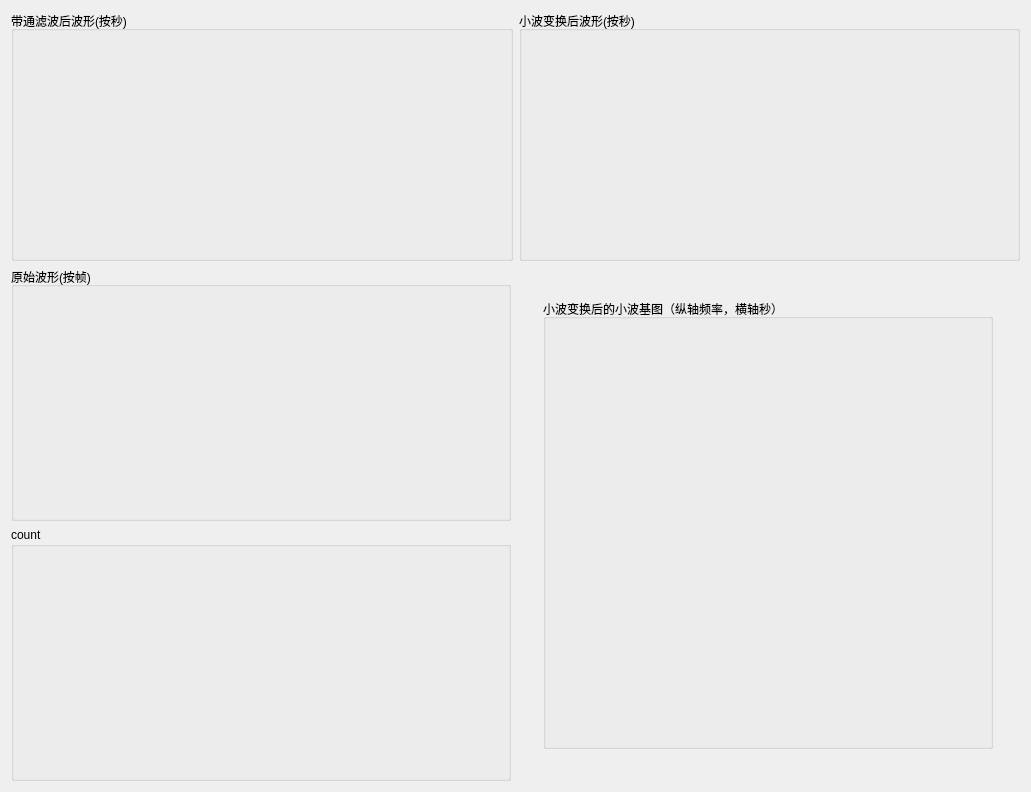
<?xml version="1.0" encoding="UTF-8"?>
<ui version="4.0">
 <class>Dialog</class>
 <widget class="QDialog" name="Dialog">
  <property name="geometry">
   <rect>
    <x>0</x>
    <y>0</y>
    <width>1031</width>
    <height>792</height>
   </rect>
  </property>
  <property name="minimumSize">
   <size>
    <width>1031</width>
    <height>792</height>
   </size>
  </property>
  <property name="maximumSize">
   <size>
    <width>1920</width>
    <height>1080</height>
   </size>
  </property>
  <property name="windowTitle">
   <string>Dialog</string>
  </property>
  <layout class="QGridLayout" name="gridLayout">
   <item row="0" column="0">
    <layout class="QHBoxLayout" name="horizontalLayout">
     <item>
      <widget class="QGroupBox" name="groupBox_2">
       <property name="minimumSize">
        <size>
         <width>500</width>
         <height>250</height>
        </size>
       </property>
       <property name="title">
        <string>带通滤波后波形(按秒)</string>
       </property>
      </widget>
     </item>
     <item>
      <widget class="QGroupBox" name="groupBox">
       <property name="minimumSize">
        <size>
         <width>500</width>
         <height>250</height>
        </size>
       </property>
       <property name="title">
        <string>小波变换后波形(按秒)</string>
       </property>
      </widget>
     </item>
    </layout>
   </item>
   <item row="1" column="0">
    <layout class="QHBoxLayout" name="horizontalLayout_3">
     <item>
      <layout class="QVBoxLayout" name="verticalLayout_2">
       <item>
        <widget class="QGroupBox" name="groupBox_4">
         <property name="minimumSize">
          <size>
           <width>500</width>
           <height>250</height>
          </size>
         </property>
         <property name="title">
          <string>原始波形(按帧)</string>
         </property>
        </widget>
       </item>
       <item>
        <widget class="QGroupBox" name="groupBox_5">
         <property name="minimumSize">
          <size>
           <width>500</width>
           <height>250</height>
          </size>
         </property>
         <property name="title">
          <string>count</string>
         </property>
        </widget>
       </item>
      </layout>
     </item>
     <item>
      <layout class="QHBoxLayout" name="horizontalLayout_2">
       <item>
        <spacer name="horizontalSpacer">
         <property name="orientation">
          <enum>Qt::Horizontal</enum>
         </property>
         <property name="sizeHint" stdset="0">
          <size>
           <width>40</width>
           <height>20</height>
          </size>
         </property>
        </spacer>
       </item>
       <item>
        <layout class="QVBoxLayout" name="verticalLayout">
         <item>
          <spacer name="verticalSpacer">
           <property name="orientation">
            <enum>Qt::Vertical</enum>
           </property>
           <property name="sizeHint" stdset="0">
            <size>
             <width>20</width>
             <height>40</height>
            </size>
           </property>
          </spacer>
         </item>
         <item>
          <widget class="QGroupBox" name="groupBox_3">
           <property name="minimumSize">
            <size>
             <width>450</width>
             <height>450</height>
            </size>
           </property>
           <property name="title">
            <string>小波变换后的小波基图（纵轴频率，横轴秒）</string>
           </property>
          </widget>
         </item>
         <item>
          <spacer name="verticalSpacer_2">
           <property name="orientation">
            <enum>Qt::Vertical</enum>
           </property>
           <property name="sizeHint" stdset="0">
            <size>
             <width>20</width>
             <height>40</height>
            </size>
           </property>
          </spacer>
         </item>
        </layout>
       </item>
       <item>
        <spacer name="horizontalSpacer_2">
         <property name="orientation">
          <enum>Qt::Horizontal</enum>
         </property>
         <property name="sizeHint" stdset="0">
          <size>
           <width>40</width>
           <height>20</height>
          </size>
         </property>
        </spacer>
       </item>
      </layout>
     </item>
    </layout>
   </item>
  </layout>
 </widget>
 <resources/>
 <connections/>
</ui>
